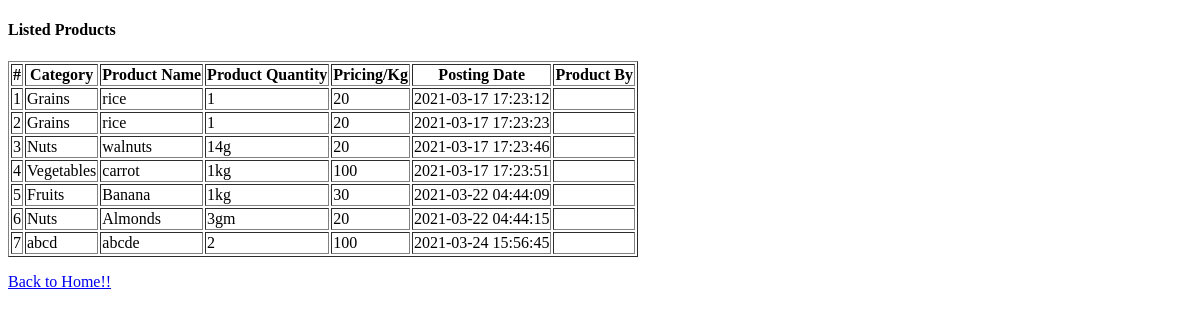
The page /listed-products.php on the database as committed earlier.
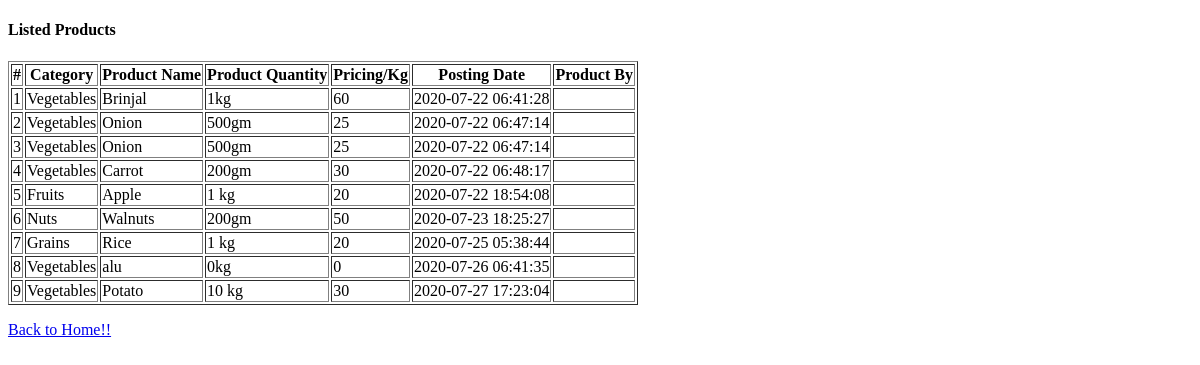
The same page on the database as committed later.
### tables this page shows
CREATE TABLE `tblproducts` (
  `ID` int(10) NOT NULL,
  `CategoryName` varchar(120) DEFAULT NULL,
  `ProductName` varchar(120) DEFAULT NULL,
  `ProductQuantity` varchar(120) DEFAULT NULL,
  `ProductPrice` decimal(10,0) DEFAULT NULL,
  `PostingDate` timestamp NULL DEFAULT current_timestamp(),
  `UpdationDate` timestamp NULL DEFAULT current_timestamp() ON UPDATE current_timestamp()
);

### listed-products.php (the view, shortened to what this page needs)
<?php
include('includes/dbconnection.php');
?>
<!DOCTYPE html>
<html lang="xxx">
<head>
<body>
<div class="hk-pg-header">
 <h4 class="hk-pg-title"><span class="pg-title-icon"><span class="feather-icon"><i data-feather="database"></i></span></span>Listed Products</h4>
                </div>
                    <div class="col-xl-12">
                        <section class="hk-sec-wrapper">
                            <div class="row">
                                <div class="col-sm">
                                    <div class="table-wrap">
                                            <table class="table table-bordered table-hover data-tables"
                               data-options='{ "paging": false; "searching":false}' border="1">
                                            <thead>
                                                <tr>
                                                    <th>#</th>
                                                    <th>Category</th>
                                                    <th>Product Name</th>
                                                    <th>Product Quantity</th>
                                                    <th>Pricing/Kg</th>
                                                    <th>Posting Date</th>
                                                    <th>Product By</th>
                                                </tr>
                                            </thead>
                                            <tbody>
<?php
$query=mysqli_query($con,"select * from tblproducts");
$cnt=1;
while($row=mysqli_fetch_array($query))
{
?>
<tr>
<td><?php echo $cnt;?></td>
<td><?php echo $row['CategoryName'];?></td>
<td><?php echo $row['ProductName'];?></td>
<td><?php echo $row['ProductQuantity'];?></td>
<td><?php echo $row['ProductPrice'];?></td>
<td><?php echo $row['PostingDate'];?></td>
<td><?php echo $row['Fullname'];?></td>
</tr>
<?php
$cnt++;
} ?>
                                            </tbody>
                                        </table>
                                    </div>
                                </div>
                            </div>
                        </section>
                    </div>
                    <div class="col-lg-12">
                                <p class="forget-pass text-white"><a href="index.php"> Back to Home!!</a></p>
                            </div>
</body>
</html>

Rows that differ between the two databases and show on the page:
removed tblproducts: CategoryName "Grains", ProductName "rice", ProductQuantity "1", ProductPrice "20", PostingDate "2021-03-17 17:23:12"
removed tblproducts: CategoryName "Grains", ProductName "rice", ProductQuantity "1", ProductPrice "20", PostingDate "2021-03-17 17:23:23"
removed tblproducts: CategoryName "Nuts", ProductName "walnuts", ProductQuantity "14g", ProductPrice "20", PostingDate "2021-03-17 17:23:46"
removed tblproducts: CategoryName "abcd", ProductName "abcde", ProductQuantity "2", ProductPrice "100", PostingDate "2021-03-24 15:56:45"
added tblproducts: CategoryName "Vegetables", ProductName "Brinjal", ProductQuantity "1kg", ProductPrice "60", PostingDate "2020-07-22 06:41:28"
added tblproducts: CategoryName "Vegetables", ProductName "Onion", ProductQuantity "500gm", ProductPrice "25", PostingDate "2020-07-22 06:47:14"
added tblproducts: CategoryName "Vegetables", ProductName "Onion", ProductQuantity "500gm", ProductPrice "25", PostingDate "2020-07-22 06:47:14"
changed tblproducts: ProductName "carrot" → "Carrot"; ProductQuantity "1kg" → "200gm"; ProductPrice "100" → "30"; PostingDate "2021-03-17 17:23:51" → "2020-07-22 06:48:17"
changed tblproducts "Fruits": ProductName "Banana" → "Apple"; ProductQuantity "1kg" → "1 kg"; ProductPrice "30" → "20"; PostingDate "2021-03-22 04:44:09" → "2020-07-22 18:54:08"
changed tblproducts "Nuts": ProductName "Almonds" → "Walnuts"; ProductQuantity "3gm" → "200gm"; ProductPrice "20" → "50"; PostingDate "2021-03-22 04:44:15" → "2020-07-23 18:25:27"
added tblproducts: CategoryName "Grains", ProductName "Rice", ProductQuantity "1 kg", ProductPrice "20", PostingDate "2020-07-25 05:38:44"
added tblproducts: CategoryName "Vegetables", ProductName "alu", ProductQuantity "0kg", ProductPrice "0", PostingDate "2020-07-26 06:41:35"
added tblproducts: CategoryName "Vegetables", ProductName "Potato", ProductQuantity "10 kg", ProductPrice "30", PostingDate "2020-07-27 17:23:04"
